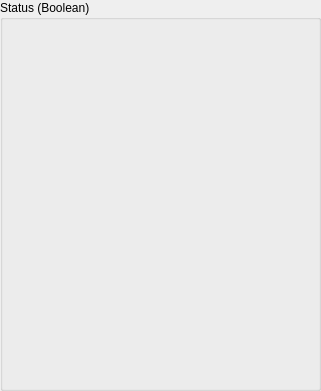
    <widget class="QGroupBox" name="groupBox_7">
     <property name="geometry">
      <rect>
       <x>520</x>
       <y>310</y>
       <width>321</width>
       <height>391</height>
      </rect>
     </property>
     <property name="title">
      <string>Status (Boolean)</string>
     </property>
     <widget class="PyDMByteIndicator" name="PyDMByteIndicator_2">
      <property name="geometry">
       <rect>
        <x>100</x>
        <y>40</y>
        <width>61</width>
        <height>201</height>
       </rect>
      </property>
      <property name="toolTip">
       <string/>
      </property>
      <property name="alarmSensitiveContent" stdset="0">
       <bool>false</bool>
      </property>
      <property name="alarmSensitiveBorder" stdset="0">
       <bool>false</bool>
      </property>
      <property name="PyDMToolTip" stdset="0">
       <string/>
      </property>
      <property name="channel" stdset="0">
       <string>ca://${DEV}:STATUS_B2_INT</string>
      </property>
      <property name="showLabels" stdset="0">
       <bool>true</bool>
      </property>
      <property name="bigEndian" stdset="0">
       <bool>false</bool>
      </property>
      <property name="circles" stdset="0">
       <bool>false</bool>
      </property>
      <property name="numBits" stdset="0">
       <number>13</number>
      </property>
      <property name="shift" stdset="0">
       <number>0</number>
      </property>
      <property name="labels" stdset="0">
       <stringlist>
        <string>Bit 0</string>
        <string>Bit 1</string>
        <string>Bit 2</string>
        <string>Bit 3</string>
        <string>Bit 4</string>
        <string>Bit 5</string>
        <string>Bit 6</string>
        <string>Bit 7</string>
        <string>Bit 8</string>
        <string>Bit 9</string>
        <string>Bit 10</string>
        <string>Bit 11</string>
        <string>Bit 12</string>
       </stringlist>
      </property>
     </widget>
     <widget class="PyDMByteIndicator" name="PyDMByteIndicator">
      <property name="geometry">
       <rect>
        <x>30</x>
        <y>40</y>
        <width>51</width>
        <height>111</height>
       </rect>
      </property>
      <property name="toolTip">
       <string/>
      </property>
      <property name="alarmSensitiveContent" stdset="0">
       <bool>false</bool>
      </property>
      <property name="alarmSensitiveBorder" stdset="0">
       <bool>false</bool>
      </property>
      <property name="PyDMToolTip" stdset="0">
       <string/>
      </property>
      <property name="channel" stdset="0">
       <string>ca://${DEV}:STATUS_B1_INT</string>
      </property>
      <property name="showLabels" stdset="0">
       <bool>true</bool>
      </property>
      <property name="bigEndian" stdset="0">
       <bool>false</bool>
      </property>
      <property name="circles" stdset="0">
       <bool>false</bool>
      </property>
      <property name="numBits" stdset="0">
       <number>7</number>
      </property>
      <property name="shift" stdset="0">
       <number>0</number>
      </property>
      <property name="labels" stdset="0">
       <stringlist>
        <string>Bit 0</string>
        <string>Bit 1</string>
        <string>Bit 2</string>
        <string>Bit 3</string>
        <string>Bit 4</string>
        <string>Bit 5</string>
        <string>Bit 6</string>
       </stringlist>
      </property>
     </widget>
     <widget class="PyDMByteIndicator" name="PyDMByteIndicator_3">
      <property name="geometry">
       <rect>
        <x>170</x>
        <y>40</y>
        <width>51</width>
        <height>141</height>
       </rect>
      </property>
      <property name="toolTip">
       <string/>
      </property>
      <property name="alarmSensitiveContent" stdset="0">
       <bool>false</bool>
      </property>
      <property name="alarmSensitiveBorder" stdset="0">
       <bool>false</bool>
      </property>
      <property name="PyDMToolTip" stdset="0">
       <string/>
      </property>
      <property name="channel" stdset="0">
       <string>ca://${DEV}:STATUS_B3_INT</string>
      </property>
      <property name="showLabels" stdset="0">
       <bool>true</bool>
      </property>
      <property name="bigEndian" stdset="0">
       <bool>false</bool>
      </property>
      <property name="circles" stdset="0">
       <bool>false</bool>
      </property>
      <property name="numBits" stdset="0">
       <number>9</number>
      </property>
      <property name="shift" stdset="0">
       <number>0</number>
      </property>
      <property name="labels" stdset="0">
       <stringlist>
        <string>Bit 0</string>
        <string>Bit 1</string>
        <string>Bit 2</string>
        <string>Bit 3</string>
        <string>Bit 4</string>
        <string>Bit 5</string>
        <string>Bit 6</string>
        <string>Bit 7</string>
        <string>Bit 8</string>
       </stringlist>
      </property>
     </widget>
     <widget class="PyDMByteIndicator" name="PyDMByteIndicator_22">
      <property name="geometry">
       <rect>
        <x>240</x>
        <y>40</y>
        <width>61</width>
        <height>331</height>
       </rect>
      </property>
      <property name="toolTip">
       <string/>
      </property>
      <property name="alarmSensitiveContent" stdset="0">
       <bool>false</bool>
      </property>
      <property name="alarmSensitiveBorder" stdset="0">
       <bool>false</bool>
      </property>
      <property name="PyDMToolTip" stdset="0">
       <string/>
      </property>
      <property name="channel" stdset="0">
       <string>ca://${DEV}:STATUS_B4_INT</string>
      </property>
      <property name="showLabels" stdset="0">
       <bool>true</bool>
      </property>
      <property name="bigEndian" stdset="0">
       <bool>false</bool>
      </property>
      <property name="circles" stdset="0">
       <bool>false</bool>
      </property>
      <property name="numBits" stdset="0">
       <number>21</number>
      </property>
      <property name="shift" stdset="0">
       <number>0</number>
      </property>
      <property name="labels" stdset="0">
       <stringlist>
        <string>Bit 0</string>
        <string>Bit 1</string>
        <string>Bit 2</string>
        <string>Bit 3</string>
        <string>Bit 4</string>
        <string>Bit 5</string>
        <string>Bit 6</string>
        <string>Bit 7</string>
        <string>Bit 8</string>
        <string>Bit 9</string>
        <string>Bit 10</string>
        <string>Bit 11</string>
        <string>Bit 12</string>
        <string>Bit 13</string>
        <string>Bit 14</string>
        <string>Bit 15</string>
        <string>Bit 16</string>
        <string>Bit 17</string>
        <string>Bit 18</string>
        <string>Bit 19</string>
        <string>Bit 20</string>
       </stringlist>
      </property>
     </widget>
    </widget>
